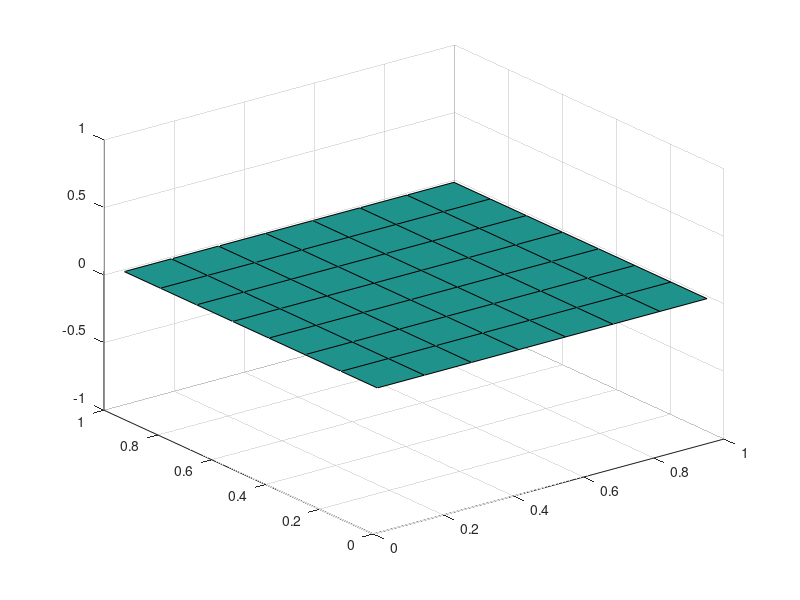

Recreate this plot in MATLAB.
function analyze_varyHyperparams()

    lalgs = {'soVB', 'moVB', 'VB'};
    dsets = {'MoCap'};
    K = 12;
    omods = {'Gauss'};
    
    gammas = linspace(.05, .99, 8);
    alphas = linspace(.05, .99, 8);
    
    nTask = 8;
    
    fpBase = '../outdir/MoCap/HDPHMM/Gauss';
    
    elbo = []
    
    for lalg = 1 : length(lalgs)
        for omod = 1 : length(omods)
            for gam = 1 : length(gammas)
                for alph = 1 : length(alphas)
                    jobname = sprintf('gam=%f_alpha=%f', gammas(gam), alphas(alph));
                    
                    avg = zeros(1, nTask);
                    for task = 1 : nTask
                       
                       path = sprintf('%s/%s/%s/%d/evidence.txt', fpBase, lalgs{lalg}, jobname, task);
                       %fprintf('%s\n', path);
                       if ~exist(path, 'file')
                          ;
                       else
                          ev = importdata(path);
                          avg(task) = ev(end-1);
                          if(ev(end-1) < -20000000)
                             
                             ev 
                             gammas(gam)
                             alphas(alph)
                             task
                             lalgs{lalg}
                          end
                       end

                    end
%                     if isnan(mean(avg))
%                        jobname
%                        avg
%                     end
%                     if mean(avg) < -20000000
%                        fprintf('alpha=%f gamma = %f\n', alphas(alph), gammas(gam)); 
%                        mean(avg)
%                        avg
%                     end
                    elbo(gam, alph) = mean(avg);
                    
                end
            end
        end
    end
    elbo = max(elbo, -200000);
    [xx, yy] = meshgrid(gammas, alphas);
    surf(xx,yy,elbo);
end